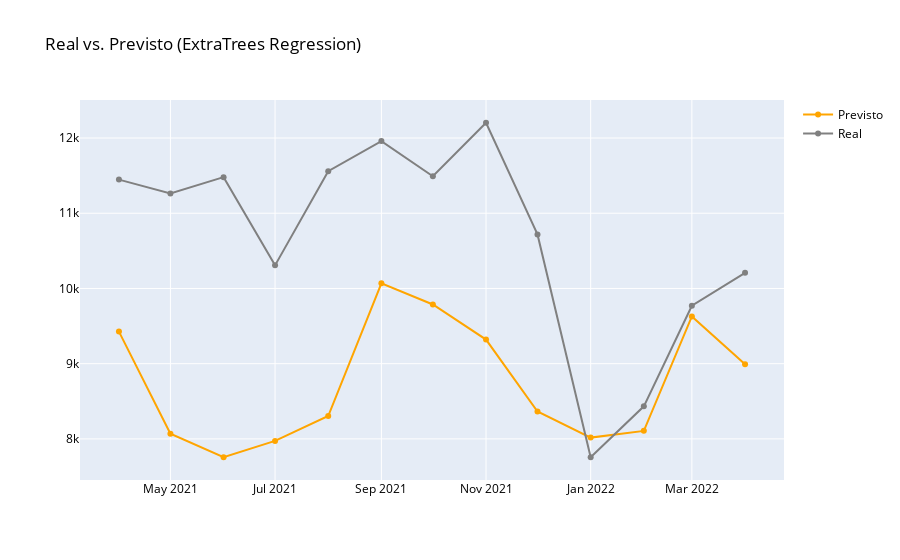

Here is the notebook cell this chart was saved with:
### Code cell
fig = go.Figure(data=[
    go.Scatter(name='Previsto', x=df_r_teste['data'], y=pred_teste_et, marker={'color': 'orange'}),
    go.Scatter(name='Real', x=df_r_teste['data'], y=y_r_teste, marker={'color': 'gray'})
    ])
fig.update_layout(font=dict(color='black'), title_text='Real vs. Previsto (ExtraTrees Regression)')
fig.show()

### Figure 1 — Plotly figure (JSON) as saved in the notebook; plotly's stock layout.template omitted (floating-point values rounded to 4 significant figures)
{"data": [{"marker": {"color": "orange"}, "name": "Previsto", "type": "scatter", "x": ["2021-04-01", "2021-05-01", "2021-06-01", "2021-07-01", "2021-08-01", "2021-09-01", "2021-10-01", "2021-11-01", "2021-12-01", "2022-01-01", "2022-02-01", "2022-03-01", "2022-04-01"], "y": [9427.0, 8070.0, 7756.0, 7973.0, 8305.0, 10070.0, 9787.0, 9321.0, 8364.0, 8017.0, 8107.0, 9628.0, 8993.0]}, {"marker": {"color": "gray"}, "name": "Real", "type": "scatter", "x": ["2021-04-01", "2021-05-01", "2021-06-01", "2021-07-01", "2021-08-01", "2021-09-01", "2021-10-01", "2021-11-01", "2021-12-01", "2022-01-01", "2022-02-01", "2022-03-01", "2022-04-01"], "y": [11447, 11263, 11480, 10307, 11559, 11959, 11491, 12203, 10718, 7757, 8433, 9770, 10208]}], "layout": {"font": {"color": "black"}, "title": {"text": "Real vs. Previsto (ExtraTrees Regression)"}}}
